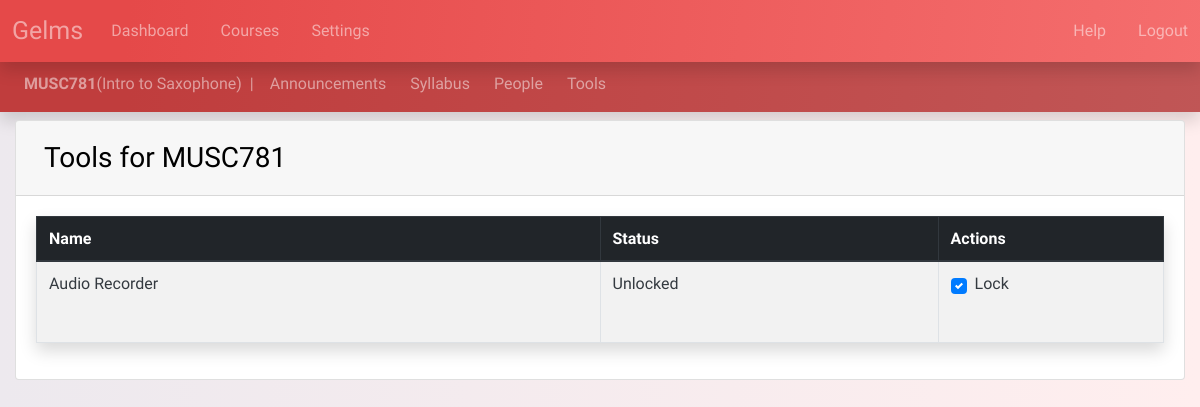
/MUSC781/tools/ (signed in), run on the app's committed database.
### courses/models.py (models this page shows, shortened)
class Course(models.Model):
    name = models.CharField(max_length=7, unique=True, help_text='e.g. ENPM613')
    title = models.CharField(max_length=200, help_text='e.g. Software Design and Implementation')
    DOMAIN_CHOICES = (
        ('Art', 'Art'),
        ('Computer Science', 'Computer Science'),
        ('Engineering', 'Engineering'),
        ('History', 'History'),
        ('Literature', 'Literature'),
        ('Math', 'Math'),
        ('Music', 'Music'),
        ('Physics', 'Physics'),
        ('Political Science', 'Political Science'),
        )
    domain = models.CharField(max_length=30, choices=DOMAIN_CHOICES, default='Art')
    students = models.ManyToManyField(CustomUser, related_name='course_students', limit_choices_to={'status': 'Student'}, blank=True)
    graders = models.ManyToManyField(CustomUser, related_name='course_graders', limit_choices_to={'status': 'Grader'}, blank=True)
    teachers = models.ManyToManyField(CustomUser, related_name='course_teachers', limit_choices_to={'status': 'Teacher'}, blank=True)

### tools/models.py (models this page shows, shortened)
class Tool(models.Model):
    name = models.CharField(max_length=100)
    course = models.OneToOneField(Course, related_name='course_tools', blank=True, on_delete=models.CASCADE, null=True)
    status = models.BooleanField(default=False)

### tools/views.py (the view)
# urls.py: path('<course_name>/tools/', ToolsView.course_tools, name='tools'),
    @csrf_exempt
    def course_tools(request, course_name):
        course = get_object_or_404(Course, name=course_name)
        try:
            tool = get_object_or_404(Tool, course=course)
            if request.method == "POST":
                form = ToolForm(request.POST, instance = tool)
                if form.is_valid():
                    tool = form.save(commit=False)
                    tool.save()
            else:
                form = ToolForm(initial={'status':tool.status})
            form.fields['status'].widget.attrs = {'class':'form-control'}
        except:
            form = ToolForm()
        def user_is_registered(course=course):
            if course.teachers.filter(uid=request.user.custom_user.uid):
                return True
            if course.graders.filter(uid=request.user.custom_user.uid):
                return True
            if course.students.filter(uid=request.user.custom_user.uid):
                return True
            return False
        form.fields['status'].widget.attrs = {'class':'custom-control-input','onclick':'this.form.submit()'}
        return render(request, 'tools.html', {'course': course, 'form':form, 'user_is_registered':user_is_registered})

### templates/tools.html (shortened to what this page needs)
{% extends 'base_course.html' %}
{% block content_course %}
{% if user.custom_user.reader_mode == False%}
<div class="card">
  <div class="card-header">
    <h3 class="mt-2 ml-2">Tools for {{course.name}}</h3>
  </div>
  <div class="card-body">
  {% if course.course_tools %}
    <table class="table table-striped table-bordered shadow">
      <thead class="thead-dark">
        <tr class="">
          <th style="width:50%">Name</th>
          <th style="width:30%">Status</th>
          {% if user.custom_user.status == 'Teacher'%}
          <th style="width:20%">Actions</th>
          {% endif %}
        </tr>
      </thead>
          <tr class="">
            <td class="text-dark">{{course.course_tools.name}}</td>
            {% if course.course_tools.status %}
            <td class="text-dark">Unlocked</td>
            {% else %}
            <td class="text-dark">Locked</td>
            {% endif %}
            {% if user.custom_user.status == 'Teacher'%}
            <td>
            <div class="input-group mb-3">
<form method="POST">
    <div class="custom-control custom-checkbox">
      {% if course.course_tools.status %}
      <label class="custom-control-label text-dark" for="id_status">Lock</label>
      {% else %}
      <label class="custom-control-label text-dark" for="id_status">Unlock</label>
      {% endif %}
      </div>
</div>
            </td>
            {% endif %}
          </tr>
      </table>
  {% else %}
    <text class="text-danger ml-2"> No tools for this course. </text>
  {% endif %}
  </div>
</div>
{% endif %}
{% endblock %}

### templates/base_course.html (shortened to what this page needs)
{% extends 'base_dash.html' %}
{% block content_dash %}
{% if user.custom_user.reader_mode == False%}
  <div class="mb-2" style="margin-top:56px">
    <nav class="navbar bg-purple-dark navbar-expand-sm navbar-dark shadow">
  {% else %}
  <div class="mb-2" style="margin-top:70px">
  <nav class="navbar bg-black navbar-expand-sm navbar-dark shadow">
  {% endif %}
    <span class="navbar-text ml-2">
    <strong class=''>{{course.name}}</strong>({{course.title}})<text class="ml-2">|</text>
     </span>
    <div class="collapse navbar-collapse" id="collapse_target_course">
      <ul class="navbar-nav">
        <li class="nav-item ml-2">
          <a class="nav-link" href="{% url 'announcements' course.name %}">Announcements</a>
        </li>
        <li class="nav-item ml-2">
          <a class="nav-link" href="{% url 'syllabus' course.name %}">Syllabus</a>
        </li>
        <li class="nav-item ml-2">
          <a class="nav-link" href="{% url 'people' course.name %}">People</a>
        </li>
        <li class="nav-item ml-2">
          <a class="nav-link" href="{% url 'tools' course.name %}">Tools</a>
        </li>
      </ul>
      </div>
    </nav>
  </div>
  <div class="container-fluid">
    {% block content_course %}
    {% endblock %}
  </div>
{% endblock %}

### static/styles.css (style rules this page uses)
.base_body_style { background: #FFEEEE; background: -webkit-linear-gradient(to right, rgb(237, 233, 238), #FFEEEE); background: linear-gradient(to right, rgb(237, 233, 238), #FFEEEE); color:black; background-size: cover; padding-bottom:20px; font-family: 'Muli', sans-serif; }
.card { color:black; }
.custom-control label { color:white; font-weight: normal; cursor: pointer; }
.bg-purple-dark { background-image: linear-gradient( 96.1deg, rgb(192, 61, 61) 10.8%, rgb(192, 88, 88) 107.8% ); }
.navbar .navbar-nav a { transition: color 0.5s ease; background-color: rgba(0, 0, 0, 0); }

### data on the page
Course: name "MUSC781", title "Intro to Saxophone", course_tools.name "Audio Recorder"
